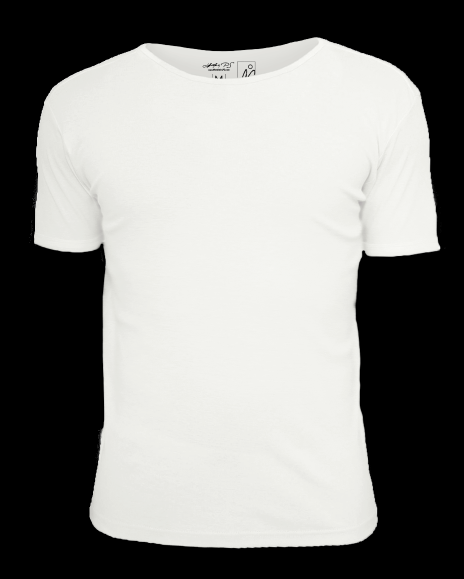
#> input picture Project/images/modal-1.png, 928 x 1157 px (shown at 1/2 size); its folder holds only this picture in this run
$ python -i virtual_trial.py   (imports and definitions only)
#> lines starting #> are read from the running program, lines starting #| are printed output that depends on the picture
import cv2, os
import math
import numpy as np
from PIL import Image

ACTIVE_IMAGES = [0 for i in range(10)]
SPRITES = [0 for i in range(10)]
IMAGES = {i: [] for i in range(10)}
PHOTOS = {i: [] for i in range(10)}

# Function to rotate image without cropping
# [20 lines left out: function rotate_bound, not called in this run]

def initialize_images_and_photos(file_path):
#> called with file_path = 'Project/images/modal-1.png'
    global IMAGES, PHOTOS

    if not file_path:
        print("Error: No file path provided")
        return

    # Convert path to use forward slashes for consistency
    file_path = file_path.replace('\\', '/')

    # Extract filename from path
    filename = os.path.basename(file_path)
    if not filename:
        print(f"Error: Could not extract filename from path: {file_path}")
        return

    # Try to extract index from filename (e.g., 'Hat1.png' -> 1)
    try:
        # Extract the first number found in the filename
        numbers = [int(s) for s in filename if s.isdigit()]
        if not numbers:
            print(f"Warning: No numbers found in filename: {filename}")
            idx = 0  # Default to 0 if no number found
        else:
            idx = numbers[0]  # Use the first number found

        # Check if file exists, if not try to find it in static/images
        if not os.path.isfile(file_path):
            # Try to find the file in static/images
            static_path = os.path.join('static', 'images', filename).replace('\\', '/')
            if os.path.isfile(static_path):
                file_path = static_path
                print(f"Found file at: {file_path}")
            else:
                # Try to find any file with a similar pattern
                print(f"Warning: Could not find file: {filename}")
                # Look for any file that starts with the same prefix (e.g., 'Hat')
                prefix = ''.join([c for c in filename if not c.isdigit()]).split('.')[0]
                if prefix:
                    image_dir = os.path.join('static', 'images')
                    if os.path.exists(image_dir):
                        for f in os.listdir(image_dir):
                            if f.startswith(prefix) and f.lower().endswith(('.png', '.jpg', '.jpeg')):
                                file_path = os.path.join(image_dir, f).replace('\\', '/')
                                print(f"Using alternative file: {file_path}")
                                break

                if not os.path.isfile(file_path):
                    print(f"Error: Could not find any suitable file for: {filename}")
                    return

        # Read and process the image
        sprite_image = cv2.imread(file_path, cv2.IMREAD_UNCHANGED)
#> sprite_image is the input picture: shape (1157, 928, 4); mean B, G, R, A 133.9, 136.3, 136.3, 146.4
        if sprite_image is not None:
            # If image doesn't have alpha channel, add one
            if sprite_image.shape[2] == 3:
                alpha_channel = np.ones((sprite_image.shape[0], sprite_image.shape[1]), dtype=sprite_image.dtype) * 255
                sprite_image = cv2.merge((sprite_image, alpha_channel))

            IMAGES[idx].append(sprite_image)
            photo = cv2.resize(sprite_image, (150, 100))
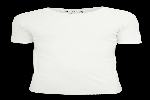
#> photo: shape (100, 150, 4); mean B, G, R, A 133.8, 136.2, 136.2, 146.2
            PHOTOS[idx].append(photo) if idx in PHOTOS else PHOTOS.update({idx: [photo]})
            print(f"Successfully loaded image: {os.path.basename(file_path)}")
        else:
            print(f"Error: Could not read image: {file_path}")

    except Exception as e:
        print(f"Error processing {file_path}: {str(e)}")
        import traceback
        traceback.print_exc()

# [49 lines left out: functions put_sprite, draw_sprite, adjust_sprite2head, not called in this run]

def apply_Haar_filter(img, haar_cascade, scaleFact=1.05, minNeigh=3, minSizeW=30):
    gray = cv2.cvtColor(img, cv2.COLOR_BGR2GRAY)
    return haar_cascade.detectMultiScale(gray, scaleFactor=scaleFact, minNeighbors=minNeigh, minSize=(minSizeW, minSizeW), flags=cv2.CASCADE_SCALE_IMAGE)

# [228 lines left out: functions get_face_boundbox, calculate_inclination, calculate_boundbox, get_category_number, get_k, apply_sprite and 2 more, not called in this run]

>>> result = initialize_images_and_photos('Project/images/modal-1.png')
